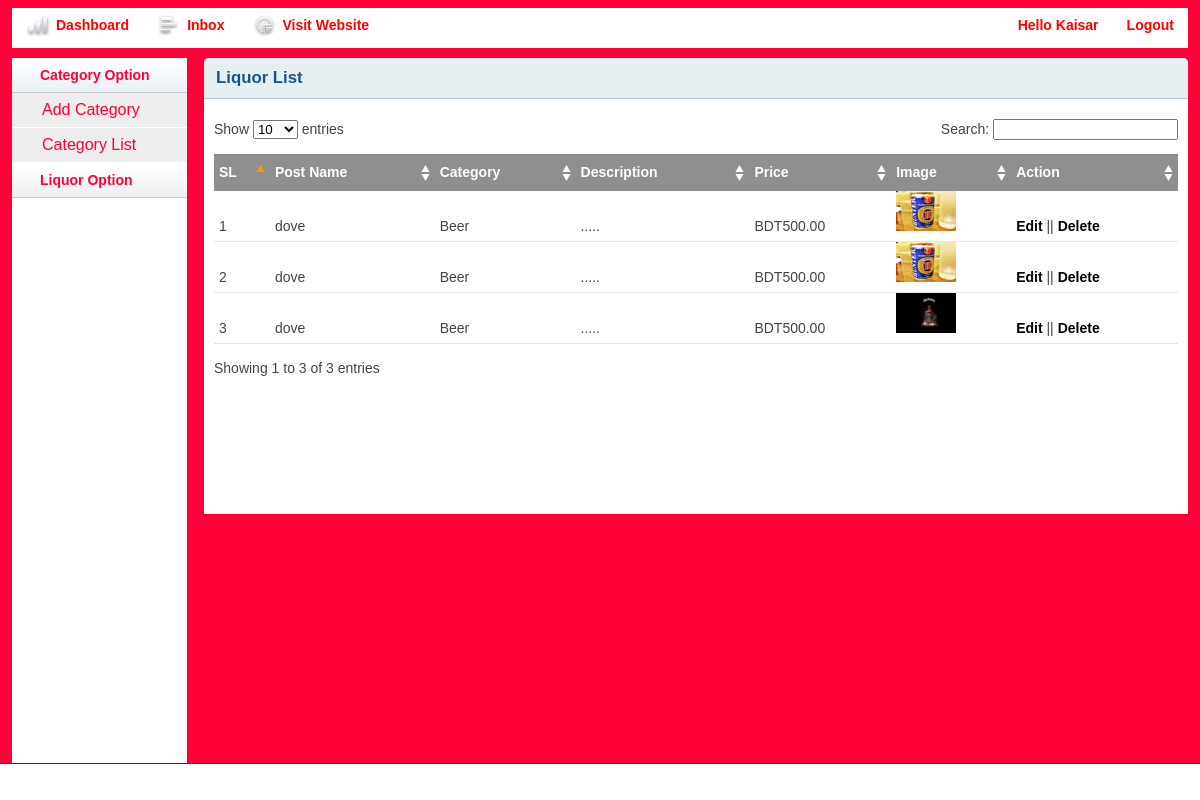
/admin/productlist.php (signed in), run on the app's committed database.
### tables this page shows
CREATE TABLE `liquor` (
  `productId` int(11) NOT NULL,
  `productName` varchar(255) NOT NULL,
  `catId` int(11) NOT NULL,
  `body` text NOT NULL,
  `price` float(10,2) NOT NULL,
  `image` varchar(255) NOT NULL
);

CREATE TABLE `category` (
  `catId` int(11) NOT NULL,
  `catName` varchar(255) NOT NULL
);

### lib/Database.php (called while the page is built, shortened)
<?php
Class Database{
 public $host   = DB_HOST;
 public $user   = DB_USER;
 public $pass   = DB_PASS;
 public $dbname = DB_NAME;
 public $link;
private function connectDB(){
 $this->link = new mysqli($this->host, $this->user, $this->pass,
  $this->dbname);
 }
public function select($query){
  $result = $this->link->query($query) or
   die($this->link->error.__LINE__);
  if($result->num_rows > 0){
    return $result;
  } else {
    return false;
  }
 }
}

### classes/Liquor.php (called while the page is built, shortened)
<?php
$filepath = realpath(dirname(__FILE__));
include_once ($filepath.'/../lib/Database.php');
include_once ($filepath.'/../helper/Format.php');
?>
<?php
class Liquor
{
	private $db;
	public function __construct()
	{
		$this->db = new Database();
	}
		public function getAllProduct(){
		$query = "SELECT liquor.*, category.catName
					FROM liquor
					JOIN category
					ON liquor.catId = category.catId
		 			ORDER BY liquor.productId DESC";
		$result = $this->db->select($query);
		return $result;
		}
}
?>

### helper/Format.php (called while the page is built, shortened)
<?php
class Format{
 public function textShorten($text, $limit = 400){
  $text = $text. " ";
  $text = substr($text, 0, $limit);
  $text = substr($text, 0, strrpos($text, ' '));
  $text = $text.".....";
  return $text;
 }
}
?>

### admin/productlist.php (the view, shortened to what this page needs)
<?php include 'inc/header.php';?>
<?php include 'inc/sidebar.php';?>
<?php include '../classes/Liquor.php';?>
<?php include_once '../helper/Format.php';?>
<?php
  $pd = new Liquor();
  $fm = new Format();
?>
<div class="grid_10">
    <div class="box round first grid">
        <h2>Liquor List</h2>
        <div class="block">
            <table class="data display datatable" id="example">
			<thead>
				<tr>
					<th>SL</th>
					<th>Post Name</th>
					<th>Category</th>
					<th>Description</th>
					<th>Price</th>
					<th>Image</th>
					<th>Action</th>
				</tr>
			</thead>
			<tbody>
				<?php
						$getPd = $pd->getAllProduct();
						if ($getPd) {
							$i = 0;
							while ($result = $getPd->fetch_assoc()) {
								$i++;
					?>
				<tr class="odd gradeX">
					<td><?php echo $i;?></td>
					<td><?php echo $result['productName']?></td>
					<td><?php echo $result['catName']?></td>
					<td><?php echo $fm->textShorten($result['body'],50)?></td>
					<td>BDT<?php echo $result['price']?></td>
					<td><img src="<?php echo $result['image']?>" height="40px" width="60px"/></td>
					<td><a href="productedit.php?productId=<?php echo $result['productId']?>">Edit</a> ||
							<a onclick="return confirm('Are You Sure?')" href="?delpro=<?php echo $result['productId']?>">Delete</a></td>
						</tr>
				<?php } } ?>
			</tbody>
		</table>
       </div>
    </div>
</div>
<?php include 'inc/footer.php';?>

### admin/css/layout.css (style rules this page uses)
body { background: #fff none repeat scroll 0 0; color: #444; font-size: 14px; padding: 0; }
a { color: #000; font-weight:bold; text-decoration: none; }
h1, h2, h3, h4, h5, h6 { line-height:1.2em; margin-bottom:.3em; }
h2 { margin-top:1em; }
.box { background:#fff; margin-bottom:20px; padding:10px 10px 10px 10px; margin-left:-8px; }
.box.grid { padding-bottom:40px; }
.box.round { -moz-border-radius: 5px 5px 0px 0px; -webkit-border-radius: 5px 5px 0px 0px; border-radius: 5px 5px 0px 0px; }
.box h2 { font-size:1.2em; font-weight:bold; color:#1B548D; background:#E6F0F3; margin:-10px -10px 0 -10px; padding:10px 12px; border-bottom:1px solid #B3CBD6; -moz-border-radius: 5px 5px 0px 0px; -webkit-border-radius: 5px 5px 0px 0px; border-radius: 5px 5px 0px 0px; }
.box.first { min-height: 406px; }
.block { padding-top:20px; }
.block { padding-bottom:1px; }
table.display { margin: 0 auto; clear: both; width: 100%; }
.sorting_asc { background: #8f8f8f url(../img/table/sort_asc.png) no-repeat center right; padding:8px 5px; text-align:left; color:#fff; }
.sorting { background:#8f8f8f url(../img/table/sort_both.png) no-repeat center right; padding:8px 5px; text-align:left; color:#fff; }
tr.odd { height: 30px; line-height: 30px; border-bottom:1px solid #e6e6e6; }
tr.even { height: 30px; line-height: 30px; border-bottom:1px solid #e6e6e6; }
tr.odd td, tr.even td { padding-left:5px; }

### data on the page
liquor: productName "dove", catId.catName "Beer", body ".....", price "500.00", image (picture)
liquor: productName "dove", catId.catName "Beer", body ".....", price "500.00", image (picture)
liquor: productName "dove", catId.catName "Beer", body ".....", price "500.00", image (picture)

### other printed values
Session::get('adminName') "Kaisar"
